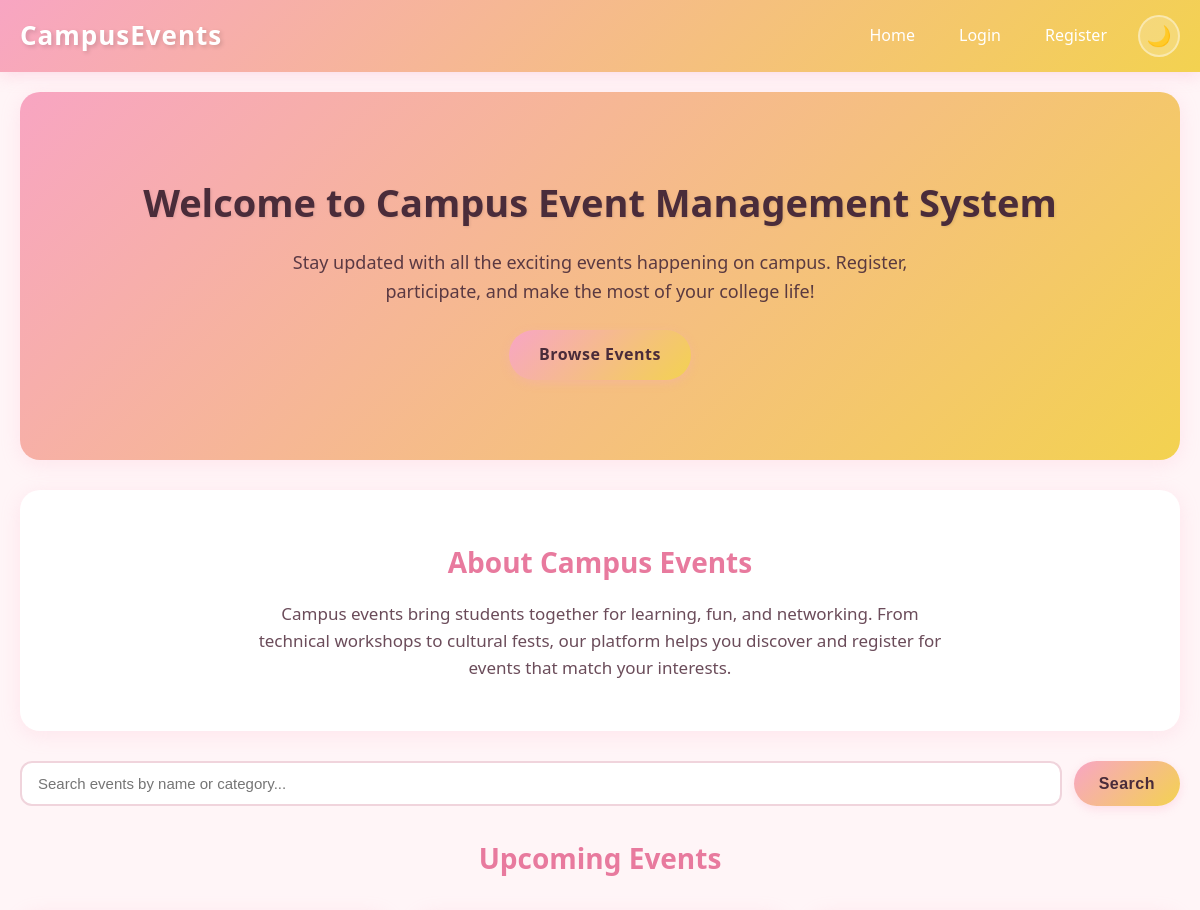
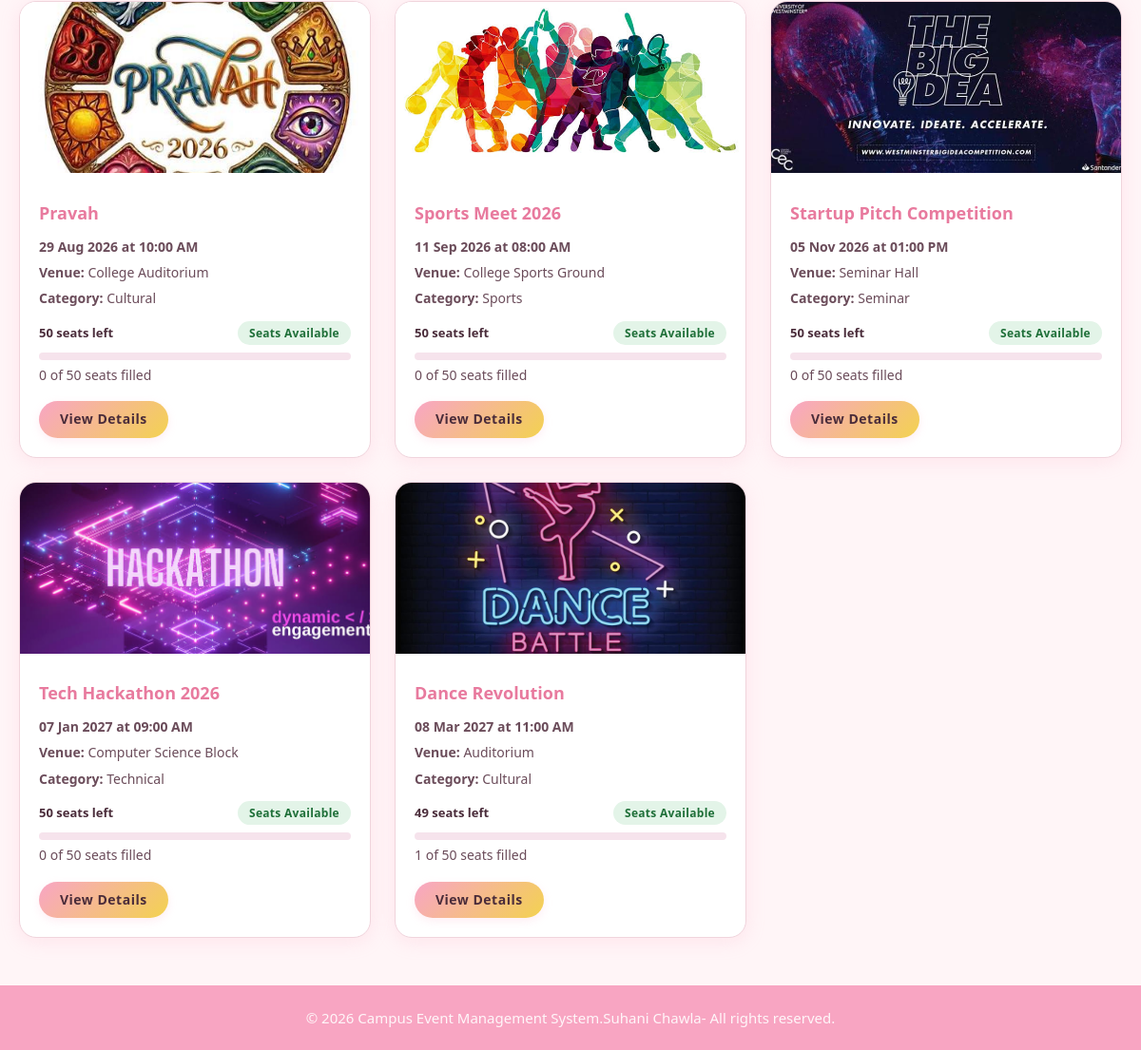
The page / on the database its author committed (2 pictures, top to bottom).
### tables this page shows
CREATE TABLE `events` (
  `id` int(11) NOT NULL,
  `title` varchar(200) NOT NULL,
  `description` text DEFAULT NULL,
  `event_date` date NOT NULL,
  `event_time` time DEFAULT NULL,
  `venue` varchar(200) DEFAULT NULL,
  `category` varchar(100) DEFAULT NULL,
  `organizer` varchar(100) DEFAULT NULL,
  `image` varchar(255) DEFAULT NULL,
  `capacity` int(10) unsigned NOT NULL DEFAULT 50,
  `created_at` timestamp NOT NULL DEFAULT current_timestamp()
);

### index.php (the view, shortened to what this page needs)
<?php
include 'includes/config.php';
include 'includes/header.php';
include_once 'includes/event_helpers.php';
$search = "";
$sql = "SELECT e.*, COUNT(r.id) AS registered_count
        FROM events e
        LEFT JOIN registrations r ON r.event_id = e.id
        WHERE e.event_date >= CURDATE()";
$sql .= " GROUP BY e.id ORDER BY e.event_date ASC LIMIT 6";
$stmt = mysqli_prepare($conn, $sql);
mysqli_stmt_execute($stmt);
$result = mysqli_stmt_get_result($stmt);
?>
<section class="hero">
    <div class="hero-content">
        <h1>Welcome to Campus Event Management System</h1>
        <p>Stay updated with all the exciting events happening on campus. Register, participate, and make the most of your college life!</p>
        <a href="#events" class="btn btn-primary">Browse Events</a>
    </div>
</section>
<section class="about-section">
    <h2>About Campus Events</h2>
    <p>Campus events bring students together for learning, fun, and networking. From technical workshops to cultural fests, our platform helps you discover and register for events that match your interests.</p>
</section>
<section class="search-filter" id="events">
    <form method="GET" action="">
        <input type="text" name="search" placeholder="Search events by name or category..." value="<?= htmlspecialchars($search) ?>">
        <button type="submit" class="btn btn-primary">Search</button>
    </form>
</section>
<section class="events-section">
    <h2>Upcoming Events</h2>
    <div class="event-grid">
        <?php if ($result && mysqli_num_rows($result) > 0) { ?>
            <?php while ($ev = mysqli_fetch_assoc($result)) { ?>
                <?php
                    $img = $ev['image'] ? "uploads/" . $ev['image'] : "assets/images/default-event.jpg";
                    $seat = get_seat_info($ev['registered_count'], isset($ev['capacity']) ? $ev['capacity'] : 0);
                ?>
                <div class="event-card">
                    <img src="<?= $img ?>" alt="<?= htmlspecialchars($ev['title']) ?>" class="event-card-img">
                    <div class="event-card-body">
                        <h3><?= htmlspecialchars($ev['title']) ?></h3>
                        <p class="event-date">
                            <?= date("d M Y", strtotime($ev['event_date'])) ?> at <?= date("h:i A", strtotime($ev['event_time'])) ?>
                        </p>
                        <p><strong>Venue:</strong> <?= htmlspecialchars($ev['venue']) ?></p>
                        <p><strong>Category:</strong> <?= htmlspecialchars($ev['category']) ?></p>
                        <?= capacity_html($seat) ?>
                        <a href="dashboard.php?view=<?= (int)$ev['id'] ?>" class="btn btn-small">View Details</a>
                    </div>
                </div>
            <?php } ?>
        <?php } else { ?>
            <p class="no-events">No upcoming events at the moment. Check back later!</p>
        <?php } ?>
    </div>
</section>
<?php include 'includes/footer.php'; ?>

### includes/header.php (shortened to what this page needs)
<!DOCTYPE html>
<html lang="en">
<head>
    <link rel="stylesheet" href="assets/css/style.css">
</head>
<body>
<nav class="navbar">
    <div class="nav-container">
        <a href="index.php" class="nav-logo">CampusEvents</a>
        <ul class="nav-menu">
            <li><a href="index.php">Home</a></li>
            <?php if (isset($_SESSION['user_id'])): ?>
                <li><a href="dashboard.php">Dashboard</a></li>
                <li><a href="index.php?logout=1">Logout (<?= $_SESSION['user_name'] ?>)</a></li>
            <?php else: ?>
                <li><a href="auth.php?action=login">Login</a></li>
                <li><a href="auth.php?action=register">Register</a></li>
            <?php endif; ?>
            <li><button class="theme-toggle" onclick="toggleTheme()" id="theme-btn" title="Toggle">🌙</button></li>
        </ul>
    </div>
</nav>
<div class="container">

### includes/event_helpers.php (shortened to what this page needs)
<?php
function get_seat_info($registered, $capacity) {
    $registered = max(0, (int)$registered);
    $capacity   = (int)$capacity;
    $seat = array(
        "unlimited"  => false,
        "registered" => $registered,
        "capacity"   => $capacity,
        "available"  => 0,
        "percent"    => 0,
        "label"      => "Seats Available",
        "class"      => "status-available"
    );
    $available = $capacity - $registered;
    $percent = (int)round(($registered / $capacity) * 100);
    $seat["available"] = $available;
    $seat["percent"]   = $percent;
    return $seat;
}
function capacity_html($seat) {
    $html = '<div class="capacity-info">';
    $html .= '<div class="capacity-top">';
    if ($seat["unlimited"]) {
        $html .= '<span class="seats-left">Open registration</span>';
        $html .= '<span class="status-badge status-available">Seats Available</span>';
        $html .= '</div>';
        $html .= '<p class="capacity-summary">' . $seat["registered"] . ' registered so far</p>';
    } else {
        $html .= '<span class="seats-left">' . $seat["available"] . ' seats left</span>';
        $html .= '<span class="status-badge ' . $seat["class"] . '">' . $seat["label"] . '</span>';
        $html .= '</div>';
        $html .= '<div class="progress-bar" role="progressbar"';
        $html .= ' aria-valuemin="0" aria-valuemax="100"';
        $html .= ' aria-valuenow="' . $seat["percent"] . '"';
        $html .= ' aria-label="' . $seat["registered"] . ' of ' . $seat["capacity"] . ' seats filled">';
        $html .= '<div class="progress-fill" style="width:' . $seat["percent"] . '%"></div>';
        $html .= '</div>';
        $html .= '<p class="capacity-summary">' . $seat["registered"] . ' of ' . $seat["capacity"] . ' seats filled</p>';
    }
    $html .= '</div>';
    return $html;
}

### includes/footer.php (shortened to what this page needs)
</div>
<footer class="footer">
    <p>&copy; 2026 Campus Event Management System.Suhani Chawla- All rights reserved.</p>
</footer>
</body>
</html>

### rows shown on the page
events: image (picture), title "Pravah", event_date "29 Aug 2026", event_time "10:00 AM", venue "College Auditorium", category "Cultural", capacity "50", registered "0"
events: image (picture), title "Sports Meet 2026", event_date "11 Sep 2026", event_time "08:00 AM", venue "College Sports Ground", category "Sports", available "50", registered "0"
events: image (picture), title "Startup Pitch Competition", event_date "05 Nov 2026", event_time "01:00 PM", venue "Seminar Hall", category "Seminar", available "50", registered "0"
events: image (picture), title "Tech Hackathon 2026", event_date "07 Jan 2027", event_time "09:00 AM", venue "Computer Science Block", category "Technical", available "50", registered "0"
events: image (picture), title "Dance Revolution", event_date "08 Mar 2027", event_time "11:00 AM", venue "Auditorium", category "Cultural", available "49", $seat["percent"] 2 (drawn), registered "1"
